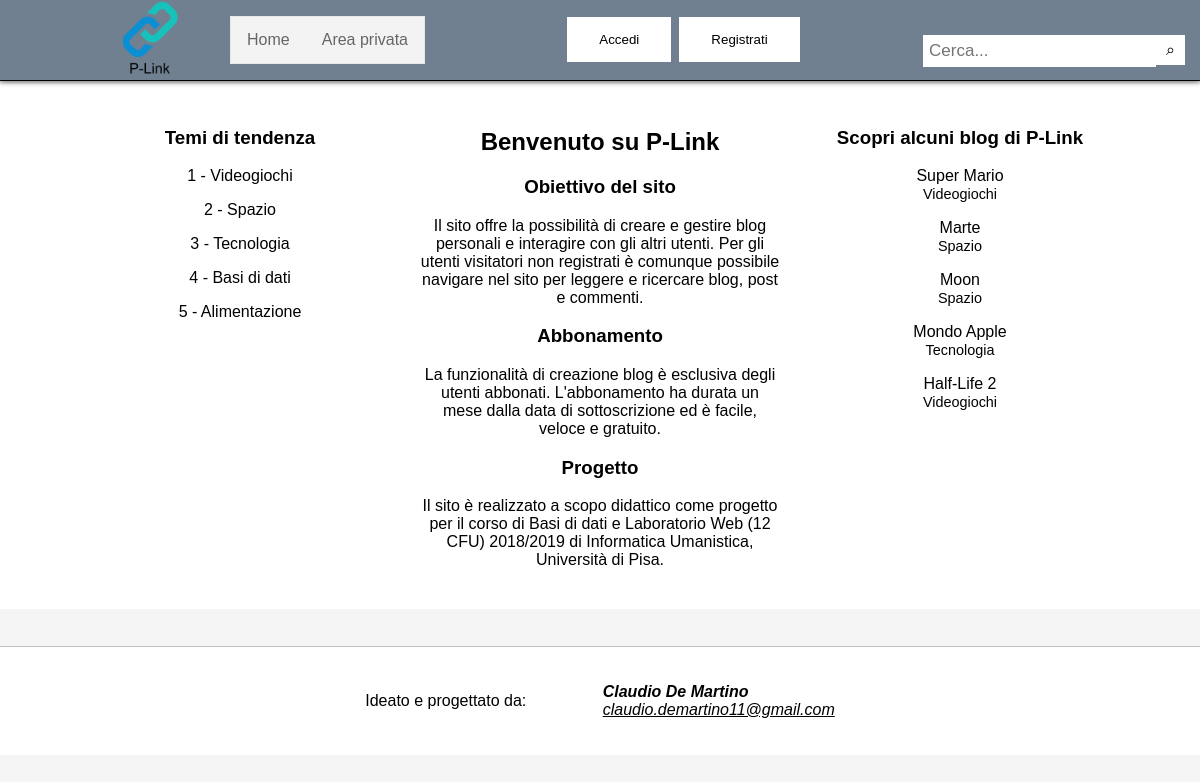
Screenshot of /Codice/index.php with the database file from the repository.
### tables this page shows
CREATE TABLE `tema` (
  `nome` varchar(20) NOT NULL,
  `popolarita` smallint(6) NOT NULL DEFAULT '0'
);

CREATE TABLE `argomento` (
  `nomeTema` varchar(20) NOT NULL,
  `blog_idArg` smallint(6) NOT NULL
);

CREATE TABLE `blog` (
  `blog_id` smallint(6) NOT NULL,
  `nomeBlog` varchar(20) NOT NULL,
  `graficaBlog` varchar(20) NOT NULL DEFAULT 'Default.css'
);

### Codice/index.php (the view, shortened to what this page needs)
<!DOCTYPE html>
<html lang="it">
    <head>
        <link rel="stylesheet" href="Default.css" />
    </head>
    <body>
        <div id="page-container">
            <div id="content-wrap">
                <header>
                    <div class="header">
                        <img src="img/logo.png" id="logo" alt="Logo"/>
                        <ul>
                            <li><a href="index.php">Home</a></li>
                            <li><a href="userpage.php">Area privata</a></li>
                        </ul>
                        <div class="menu">
                            <?php
                                if (!isset($_SESSION["login"]) OR ($_SESSION["login"] != "OK")) : ?>
                                    <input type="button" class="button" value="Accedi" onclick="location.href='accedi.php'" id="linkLogin" />
                                    <input type="button" class="button" value="Registrati" onclick="location.href='registrazione.php'" id="linkRec" />
                                <?php else : ?>
                                    <span id='menuLogin'><?php echo "Ciao $_SESSION[nickname]!\t"?></span>
                                    <input type="button" class="button" value="Esci" onclick="location.href='logout.php'" id="linkLogout" />
                                <?php endif;
                            ?>
                        </div>
                        <div class="search-container">
                            <form action="search.php" method="get">
                                <input type="text" placeholder="Cerca..." name="search">
                                <input type="submit" id="searchSubmit" value="&#x02315;"/>
                            </form>
                        </div>
                    </div>
                </header>
                <div class="content">
                    <div class="container">
                        <div class="column" class="tendenza">
                            <h3>Temi di tendenza</h3>
                            <?php
                                include ("connect.php");
                                $sql = "SELECT `nome` FROM `tema` ORDER BY `popolarita` DESC LIMIT 5";
                                $result0 = mysqli_query($link, $sql);
                                $rowsTemi = mysqli_num_rows($result0);
                                $conta = 1;
                                if ($rowsTemi > 0) :
                                    while ($fetchTemi = mysqli_fetch_assoc($result0)) : ?>
                                        <p class="temiTendenza"><?php echo "$conta"." - ";
                                            echo "$fetchTemi[nome]"; ?>
                                        </p>
                                        <?php $conta = $conta + 1;
                                    endwhile;
                                else : ?>
                                    <p>Non ci sono temi di tendenza in questo momento.</p>
                                <?php endif;
                            ?>
                        </div>
                        <div class="column" id="infoSito">
                            <h2>Benvenuto su P-Link</h2>
                            <h3>Obiettivo del sito</h3>
                            <p>Il sito offre la possibilit&agrave; di creare e gestire blog personali e interagire con gli altri utenti. Per gli utenti visitatori non registrati &egrave; comunque possibile navigare nel sito per leggere e ricercare blog, post e commenti.</p>
                            <h3>Abbonamento</h3>
                            <p>La funzionalit&agrave; di creazione blog &egrave; esclusiva degli utenti abbonati. L'abbonamento ha durata un mese dalla data di sottoscrizione ed &egrave; facile, veloce e gratuito.</p>
                            <h3>Progetto</h3>
                            <p>Il sito &egrave; realizzato a scopo didattico come progetto per il corso di Basi di dati e Laboratorio Web (12 CFU) 2018/2019 di Informatica Umanistica, Universit&agrave; di Pisa. </p>
                        </div>
                        <div class="column" id="randomBlog">
                            <h3>Scopri alcuni blog di P-Link</h3>
                            <?php
                                $sql = "SELECT `nomeBlog`, `nomeTema`, `blog_id` FROM `blog` AS b, `argomento` AS a WHERE b.`blog_id` = a.`blog_idArg` ORDER BY RAND() LIMIT 5";
                                $result1 = mysqli_query($link, $sql);
                                $rowsBlog = mysqli_num_rows($result1);
                                if ($rowsBlog > 0) :
                                    while ($fetchBlog = mysqli_fetch_assoc($result1)) : ?>
                                        <p class="randomBlog" onclick="apriBlog(this)"><span id="nome"><?php echo "$fetchBlog[nomeBlog]"; ?></span><br>
                                            <span id="tema"><?php echo "$fetchBlog[nomeTema]"; ?></span>
                                        </p>
                                    <?php endwhile;
                                else : ?>
                                    <p>Non ci sono blog in questo momento.</p>
                                <?php endif;
                            ?>
                        </div>
                    </div>
                </div>
            </div>
            <footer>
                <div class="footer">
                    <p>Ideato e progettato da: </p>
                    <address>
                        <b>Claudio De Martino</b><br />
                        <a href="mailto:claudio.demartino11@gmail.com">claudio.demartino11@gmail.com</a>
                    </address>
                </div>
            </footer>
        </div>
    </body>
</html>

### Codice/Default.css (style rules this page uses)
* { box-sizing: border-box; }
body { font-family: Arial, sans-serif; margin: 0; padding: 0; background-color: #F5F5F5; }
#page-container { position: relative; min-height: 70vh; }
#content-wrap { padding-bottom: 2%; }
header { margin: auto; position: fixed; top: 0; width: 100%; background-color: #708090; border-bottom: 1px solid #000000; box-shadow: 0px 1px 5px 0px rgba(50, 50, 50, 0.75); }
.header { text-align: center; }
.header > #logo { display: inline-block; vertical-align: middle; max-width: 80px; max-height: 80px; }
#logo { max-width: 300px; max-height: 300px; }
.header ul { list-style-type: none; margin: 0; margin-left: 3%; padding: 0; overflow: hidden; border: 1px solid #E7E7E7; background-color: #F3F3F3; display: inline-block; vertical-align: middle; }
.header li { float: left; }
.header li a { display: block; color: #666666; text-align: center; padding: 14px 16px; text-decoration: none; }
.menu { margin: 1%; display: inline-block; width: 30%; text-align: right; }
#linkRec, #linkLogin, #linkLogout { background-color: #FFFFFF; margin: 0.5%; }
.search-container { float: right; display: inline-block; }
.search-container input[type=text] { border: none; margin: auto; padding: 6px; font-size: 17px; margin-top: 35px; }
#searchSubmit { float: right; border: none; font-size: inherit; background-color: #FFFFFF; padding: 6px 10px; margin-top: 35px; margin-right: 15px; }
.content { background-color: #FFFFFF; margin: 7% 0% 2% 0%; padding: 2% 5%; text-align: center; }
.container { display: flex; flex-direction: row; }
.column { flex: 1 1 0px; }
p.randomBlog, span.nomeBlog { cursor: pointer; }
span.autoreBlog, #tema { font-size: 90%; }
.button { border: none; text-decoration: none; padding: 15px 32px; text-align: center; cursor: pointer; }
footer { position: absolute; bottom: 0; width: 100%; height: 2%; background-color: #FFFFFF; color: #000000; border-top: 1px solid #C0C0C0; text-align: center; }
.footer { background-color: #FFFFFF; }
footer p { display: inline-block; vertical-align: middle; }
div.footer p:first-child { margin: 3%; }
footer address { text-align: left; display: inline-block; margin: 3%; vertical-align: middle; }
footer address a { color: #000000; }

### rows the page displays
tema: nome "Videogiochi"
tema: nome "Spazio"
tema: nome "Tecnologia"
tema: nome "Basi di dati"
tema: nome "Alimentazione"
argomento: blog_idArg.nomeBlog "Super Mario", nomeTema "Videogiochi"
argomento: blog_idArg.nomeBlog "Marte", nomeTema "Spazio"
argomento: blog_idArg.nomeBlog "Moon", nomeTema "Spazio"
argomento: blog_idArg.nomeBlog "Mondo Apple", nomeTema "Tecnologia"
argomento: blog_idArg.nomeBlog "Half-Life 2", nomeTema "Videogiochi"
